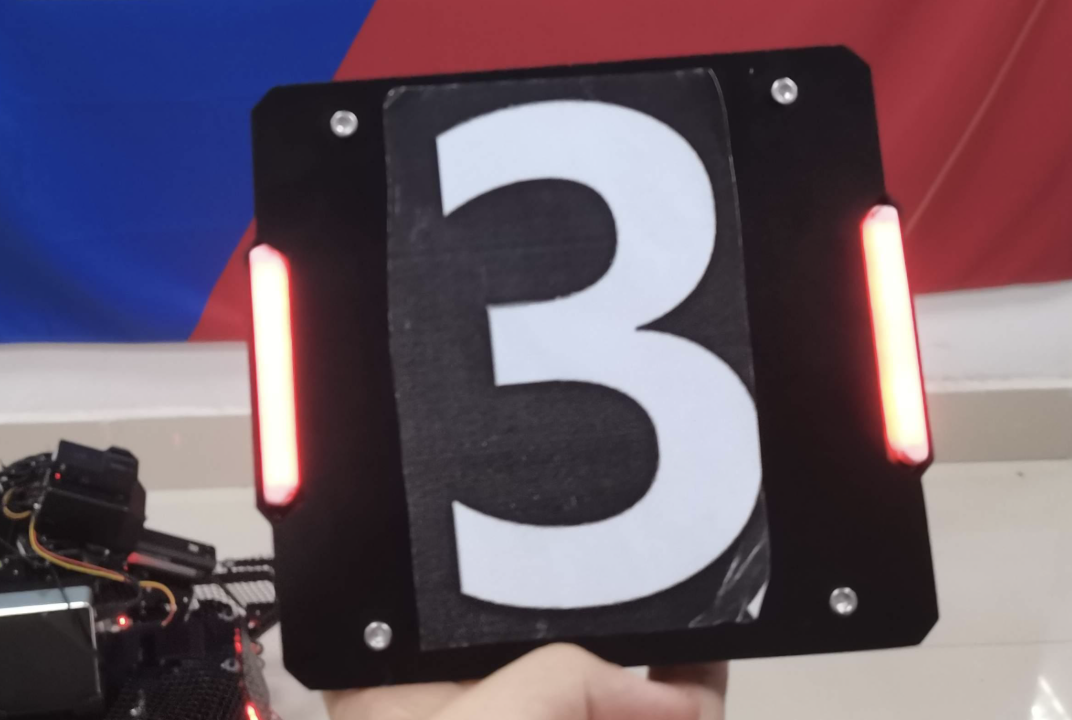
#> input picture images/armor_01.png, 1072 x 720 px
$ python armor_detect.py
#> lines starting #> are read from the running program, lines starting #| are printed output that depends on the picture; after the words box and inside, x2 and y2 are one past the last pixel; in counts of white or black regions, pixels touching at a corner belong together
import cv2
import numpy as np
from pathlib import Path

#找到当前 Python 文件所在目录
folder = Path(__file__).resolve().parent

#读取装甲板图片
img = cv2.imread(str(folder / "images" / "armor_01.png"))
#> img is the input picture: shape (720, 1072, 3); mean B, G, R 103.8, 90.5, 105.7

if img is None:
    raise FileNotFoundError("装甲板图片读取失败")

#BGR 转换为 HSV
hsv = cv2.cvtColor(img, cv2.COLOR_BGR2HSV)
#> hsv: shape (720, 1072, 3); mean H, S, V 122.5, 76.1, 120.7

#红色位于 HSV 色相范围两端
lower1 = np.array([0, 30, 150])
upper1 = np.array([10, 255, 255])

lower2 = np.array([170, 30, 150])
upper2 = np.array([179, 255, 255])

#分别提取两段红色
mask1 = cv2.inRange(hsv, lower1, upper1)
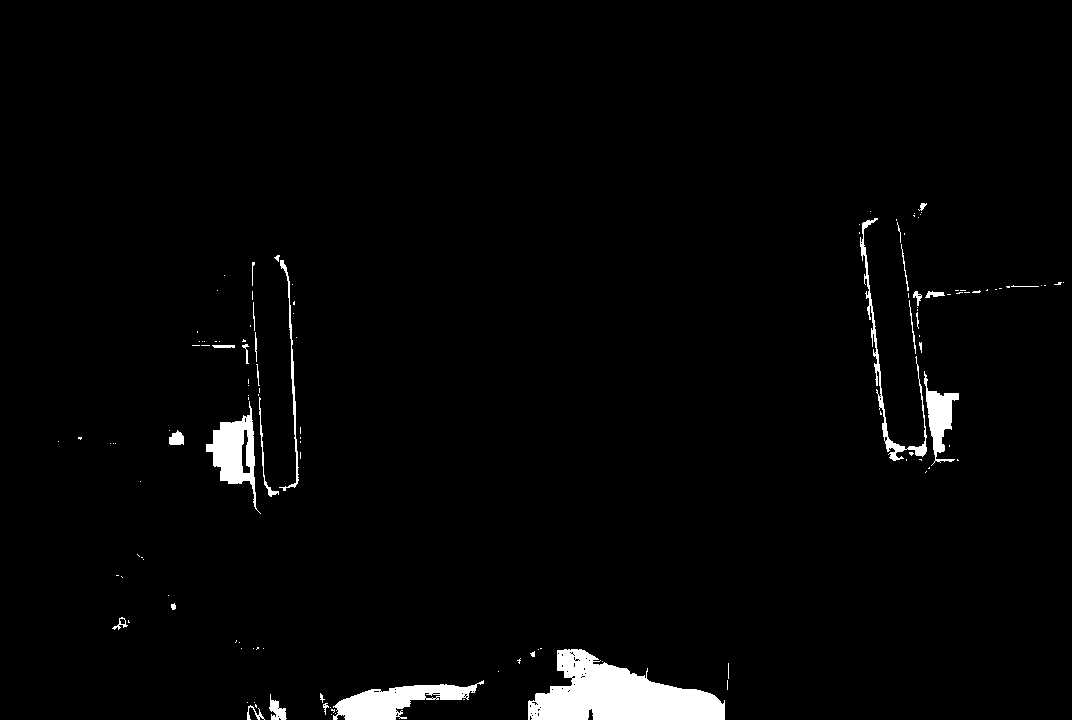
#> mask1: shape (720, 1072); 2.4% white; 129 white regions (98 under 20 px), largest, box (x1, y1, x2, y2) and area: (528, 649, 725, 720) 8220, (333, 680, 484, 720) 2779, (206, 401, 261, 514) 2348
mask2 = cv2.inRange(hsv, lower2, upper2)
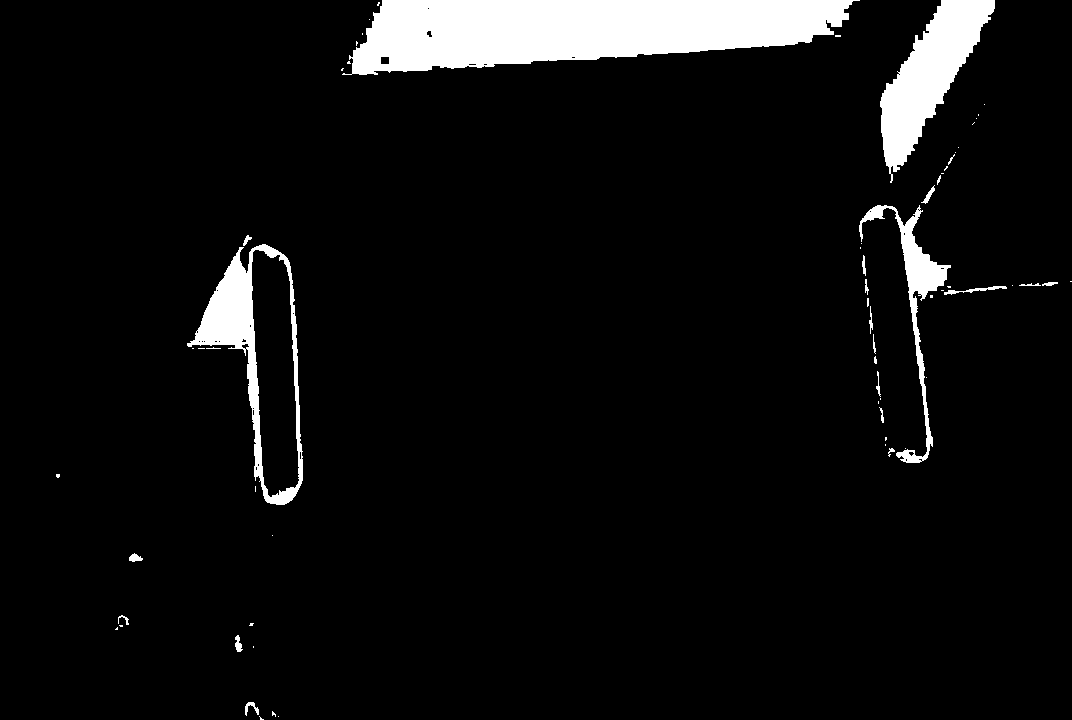
#> mask2: shape (720, 1072); 6.1% white; 65 white regions (43 under 20 px), largest, box (x1, y1, x2, y2) and area: (342, 0, 860, 75) 27280, (880, 0, 995, 183) 8574, (187, 244, 303, 505) 6438

#合并两个掩膜
mask = cv2.bitwise_or(mask1, mask2)
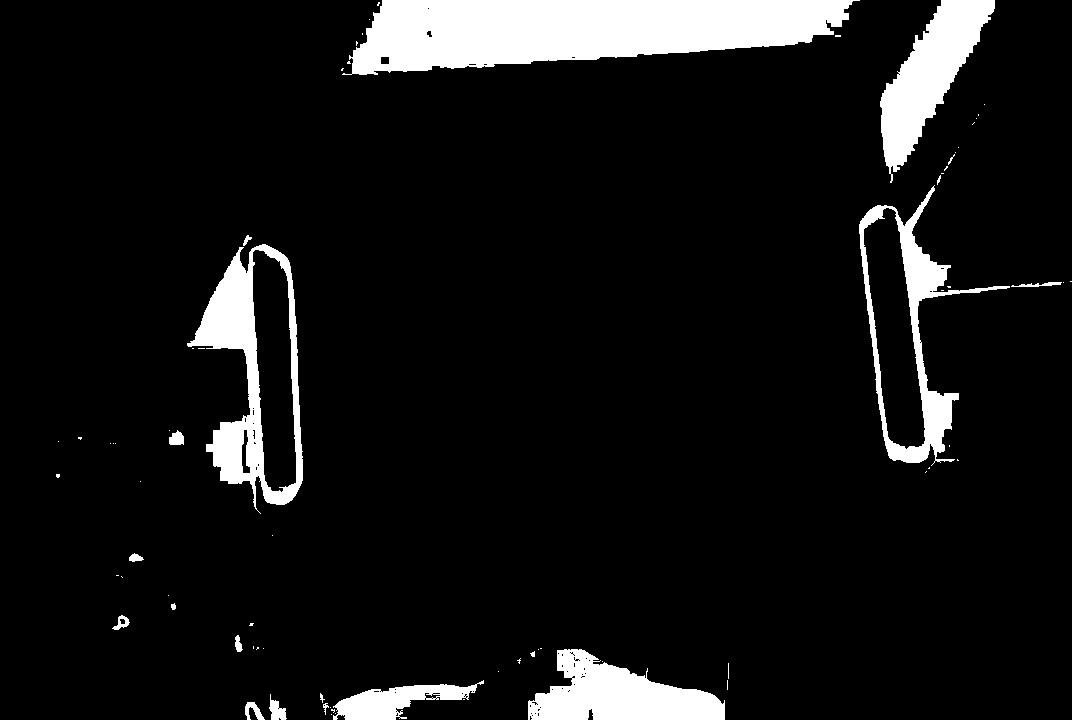
#> mask: shape (720, 1072); 8.5% white; 73 white regions (53 under 20 px)

#保存结果
cv2.imwrite(str(folder / "red_mask.png"), mask)

print("红色掩膜已保存：red_mask.png")
#提取红色区域的外部轮廓
contours, _ = cv2.findContours(
    mask,
    cv2.RETR_EXTERNAL,
    cv2.CHAIN_APPROX_SIMPLE
)
#> contours = 73 contours, 59 with area under 20; largest, box (x1, y1, x2, y2) and area: (342, 0, 860, 75) 26773, (187, 244, 303, 514) 17334, (859, 185, 1010, 466) 14878, (880, 0, 995, 183) 8291, (528, 649, 725, 720) 7994

result = img.copy()
light_bars = []

#遍历每个轮廓
for contour in contours:

    # 计算轮廓面积
    area = cv2.contourArea(contour)

    if area < 10:
        continue

    # 计算最小外接旋转矩形
    rect = cv2.minAreaRect(contour)
    (cx, cy), (w, h), angle = rect

    if min(w, h) == 0:
        continue

    # 计算长宽比
    ratio = max(w, h) / min(w, h)

    # 初步筛选细长轮廓
    if ratio < 2.0:
        continue

    #将旋转矩形的长边方向换算成竖直偏差
    long_axis_angle = angle if w >= h else angle + 90

    vertical_error = abs((long_axis_angle % 180) - 90)

    #过滤明显不竖直的候选区域
    if vertical_error > 25:
        continue

    # 记录候选灯条
    light_bars.append(rect)

    # 绘制绿色旋转矩形
    box = cv2.boxPoints(rect)
    box = box.astype(int)

    cv2.drawContours(result, [box], 0, (0, 255, 0), 2)
#> this loop made 73 passes
#> (area, cx, cy, w, h, angle, ratio) on passes 6, 8, 25, 30, 43, 54: (144.5, 254.5, 710.5, 17, 19, -90, 1.12), (213.5, 276.9, 706.6, 15.92, 26.37, -5.71, 1.66), (117, 121.2, 623.7, 16.36, 12.13, -61.39, 1.35), (68, 135.6, 556.8, 14, 7.92, -8.13, 1.77), (143.5, 176, 437, 14, 14, -90, 1), (14877.5, 940.8, 324.1, 143.9, 278, -6.34, 1.93)
#> (area, cx, cy, w, h, angle, ratio, long_axis_angle) on passes 11, 17, 50, 53: (2644.5, 408.2, 701.7, 152.9, 32.14, -5.19, 4.76, -5.19), (7994, 626, 684, 70, 196, -90, 2.8, 0), (76.5, 1036, 284.4, 50.15, 3.41, -3.37, 14.72, -3.37), (30, 245.8, 239.8, 11.31, 4.95, -45, 2.29, -45)
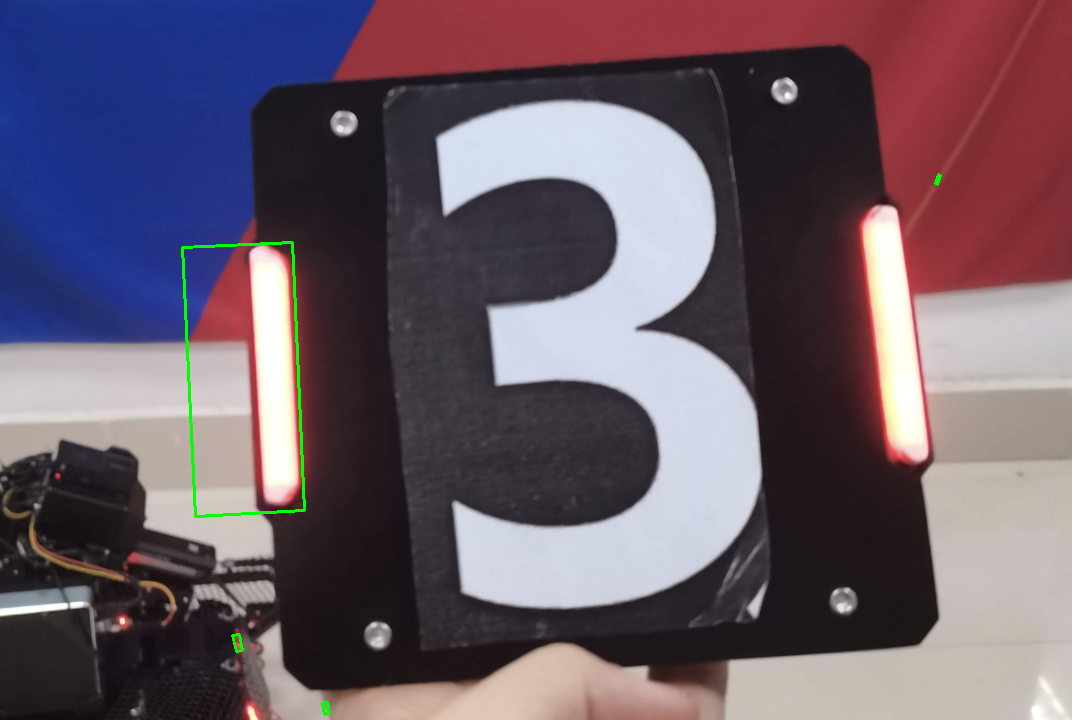
#> result: shape (720, 1072, 3); 0.33% of pixels changed, all inside (x1, y1, x2, y2) = (181, 173, 942, 716)
#> after the loop, light_bars = [((325.9, 708.3), (5.09, 10.67), -14.04), ((237.6, 643.2), (6.28, 16.28), -11.31), ((243.6, 379.3), (109.9, 268.6), -2.7), ((938.4, 179.5), (9.49, 2.21), -71.57)]

#输出结果
print("检测到候选灯条数量：", len(light_bars))
#| 检测到候选灯条数量： 4

cv2.imwrite(str(folder / "light_bars.png"), result)
#开始灯条配对
pairs = []

for i in range(len(light_bars)):
    for j in range(i + 1, len(light_bars)):

        rect1 = light_bars[i]
        rect2 = light_bars[j]

        (x1, y1), (w1, h1), a1 = rect1
        (x2, y2), (w2, h2), a2 = rect2

        # 两根灯条的长度
        length1 = max(w1, h1)
        length2 = max(w2, h2)

        # 两根灯条的中心距离
        dx = abs(x1 - x2)
        dy = abs(y1 - y2)

        # 条件1：高度差不能过大
        if dy > max(length1, length2) * 0.5:
            continue

        # 条件2：长度应接近
        if max(length1, length2) / min(length1, length2) > 1.5:
            continue

        # 条件3：水平间距合理
        avg_length = (length1 + length2) / 2

        if not (0.5 * avg_length < dx < 5 * avg_length):
            continue

        # 满足条件，记录这一对候选灯条
        pairs.append((rect1, rect2))
#> this loop made 4 passes
#> after the loop, pairs = []

print("候选灯条配对数量：", len(pairs))
#| 候选灯条配对数量： 0

        #手动指定装甲板区域，坐标需要按原图调整
x1, y1 = 200, 60
x2, y2 = 750, 650

     #提取感兴趣区域
roi = img[y1:y2, x1:x2]
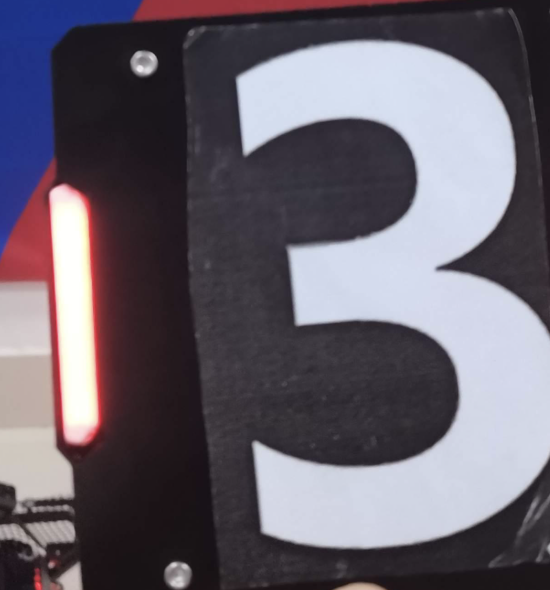
#> roi: shape (590, 550, 3); mean B, G, R 108.6, 97.4, 103.8

      #保存 ROI
cv2.imwrite(str(folder / "armor_roi.png"), roi)

print("ROI 提取完成")
